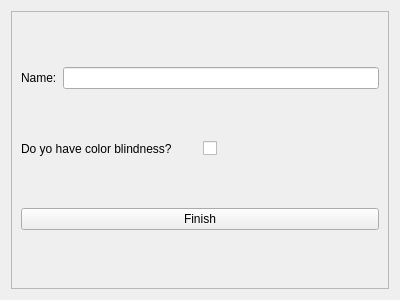
<?xml version="1.0" encoding="UTF-8"?>
<ui version="4.0">
 <class>Form</class>
 <widget class="QWidget" name="Form">
  <property name="geometry">
   <rect>
    <x>0</x>
    <y>0</y>
    <width>400</width>
    <height>300</height>
   </rect>
  </property>
  <property name="windowTitle">
   <string>Form</string>
  </property>
  <layout class="QGridLayout" name="gridLayout">
   <item row="0" column="0">
    <widget class="QFrame" name="frame">
     <property name="frameShape">
      <enum>QFrame::StyledPanel</enum>
     </property>
     <property name="frameShadow">
      <enum>QFrame::Raised</enum>
     </property>
     <layout class="QVBoxLayout" name="verticalLayout">
      <item>
       <layout class="QHBoxLayout" name="horizontalLayout">
        <item>
         <widget class="QLabel" name="label">
          <property name="text">
           <string>Name:</string>
          </property>
         </widget>
        </item>
        <item>
         <widget class="QLineEdit" name="lineEdit"/>
        </item>
       </layout>
      </item>
      <item>
       <layout class="QHBoxLayout" name="horizontalLayout_2">
        <item>
         <widget class="QLabel" name="label_2">
          <property name="text">
           <string>Do yo have color blindness?</string>
          </property>
         </widget>
        </item>
        <item>
         <widget class="QCheckBox" name="checkBox">
          <property name="text">
           <string/>
          </property>
         </widget>
        </item>
       </layout>
      </item>
      <item>
       <widget class="QPushButton" name="finishButton">
        <property name="font">
         <font>
          <stylestrategy>PreferDefault</stylestrategy>
         </font>
        </property>
        <property name="text">
         <string>Finish</string>
        </property>
       </widget>
      </item>
     </layout>
    </widget>
   </item>
  </layout>
 </widget>
 <resources/>
 <connections/>
</ui>
